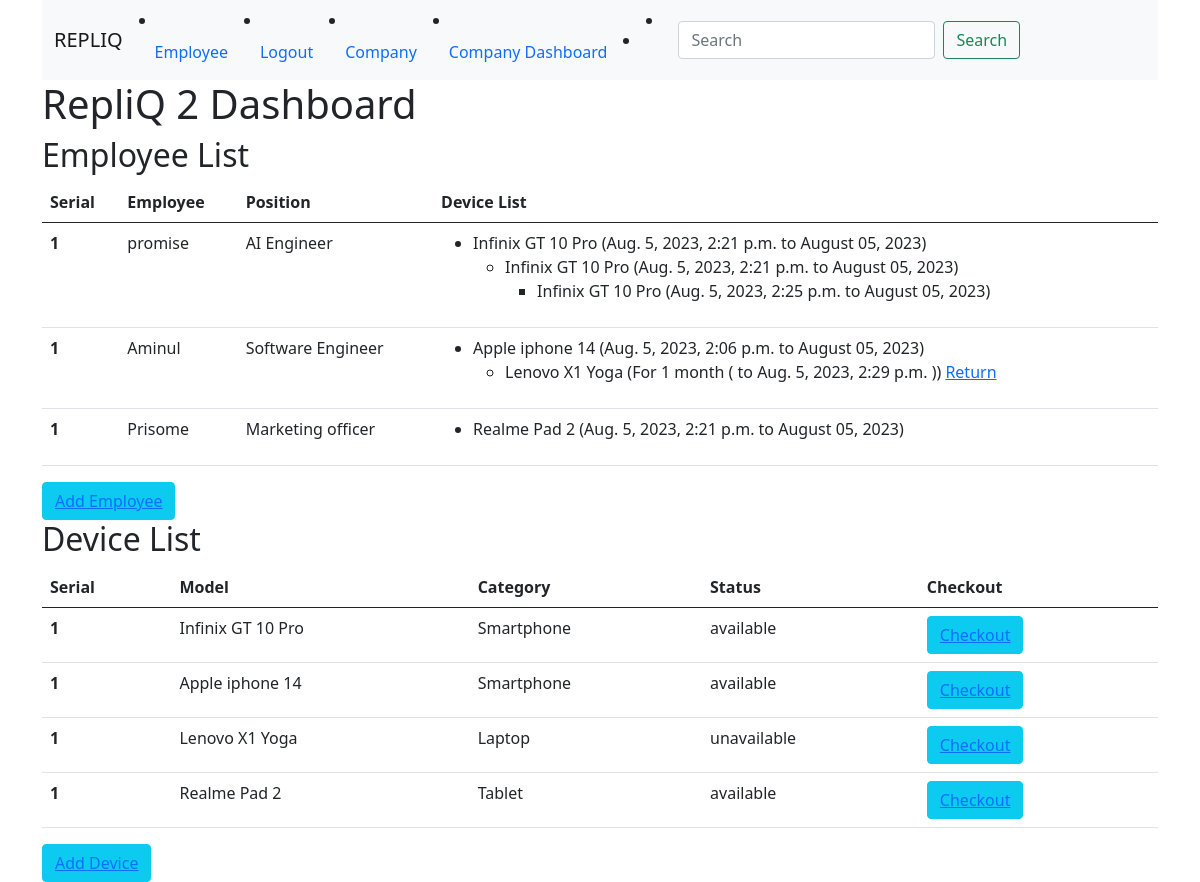
Screenshot of /company-dashboard/ (signed in) with the database file from the repository.
### Tracker/models.py (models this page shows, shortened)
class Company(models.Model):
    name = models.CharField(max_length=100)
    created_by = models.OneToOneField(User, on_delete=models.CASCADE)

class Employee(models.Model):
    name = models.CharField(max_length=50, blank=False, null=False)
    position = models.CharField(max_length=50, blank=True, null=True)
    company = models.ForeignKey(Company, on_delete=models.CASCADE)
    created = models.DateTimeField(auto_now_add=True)

class DeviceLog(models.Model):
    device = models.ForeignKey(Device, on_delete=models.CASCADE)
    employee = models.ForeignKey(Employee, on_delete=models.CASCADE)
    checkout_date = models.DateTimeField(auto_now=True)
    return_date = models.DateTimeField(null=True, blank=True)
    condition_on_checkout = models.CharField(max_length=100)
    condition_on_return = models.CharField(max_length=100, null=True, blank=True)

class Device(models.Model):
    STATUS = (
        ("available", "available",),
        ("unavailable", "unavailable",),
    )
    CATEGORY = (
        ("Laptop", "Laptop",),
        ("Tablet", "Tablet",),
        ("Smartphone", "Smartphone",),
    )
    model = models.CharField(max_length=100)
    category = models.CharField(choices=CATEGORY, max_length=50, default="Laptop")
    company = models.ForeignKey(Company, on_delete=models.CASCADE)
    status = models.CharField(choices=STATUS, max_length=50, default="available")
    created = models.DateTimeField(auto_now_add=True)

### Tracker/views.py (the view)
# urls.py: path("company-dashboard/", views.company_dashboard, name="company_dashboard"),
@login_required
def company_dashboard(request):
    user = request.user
    company = Company.objects.get(created_by=user)
    employees = company.employee_set.all()
    devices = company.device_set.all()
    employees_data = []
    for employee in employees:
        checked_out_devices = DeviceLog.objects.filter(employee=employee)
        employee_data = {
            'employee': employee,
            'checked_out_devices': checked_out_devices,
        }
        employees_data.append(employee_data)
    context = {
        'company': company,
        'employees': employees,
        'devices': devices,
        'employees_data': employees_data,
    }
    return render(request, 'tracker/company_dashboard.html', context)

### templates/tracker/company_dashboard.html (shortened to what this page needs)
{% extends 'base.html' %}
{% block body %}
<h1>{{ company.name }} {{company.id}} Dashboard</h1>
    <h2>Employee List</h2>
    <table class="table">
        <thead>
          <tr>
            <th scope="col">Serial</th>
            <th scope="col">Employee</th>
            <th scope="col">Position</th>
            <th scope="col">Device List</th>
          </tr>
        </thead>
        <tbody>
        {% for employee_data in employees_data %}
          <tr>
            <th scope="row">1</th>
            <td>{{employee_data.employee.name}}</td>
            <td>{{employee_data.employee.position}}</td>
            <td>
            {% for device_log in employee_data.checked_out_devices %}
            <ul>
                <li>{{ device_log.device.model }}
            {% if device_log.return_date %}
                        ({{device_log.checkout_date}} to {{ device_log.return_date|date:"F d, Y" }})
                    {% else %}
                    ({{device_log.condition_on_checkout}} ( to {{device_log.checkout_date}} ))
                    <a href="{% url 'Tracker:checkout_device_return' company_id=employee_data.employee.company.id device_id=device_log.device.id %}">Return</a></li>
                    </ul>
                    {% endif %}
            {% endfor %}</td>
          </tr>
        {% endfor %}
        </tbody>
      </table>
      <li class="btn btn-info"><a href="{% url 'Tracker:add_employee' company_id=company.id %}">Add Employee</a></li>
      <h2>Device List</h2>
    <table class="table">
        <thead>
          <tr>
            <th scope="col">Serial</th>
            <th scope="col">Model</th>
            <th scope="col">Category</th>
            <th scope="col">Status</th>
            <th scope="col">Checkout</th>
          </tr>
        </thead>
        <tbody>
        {% for device in devices %}
          <tr>
            <th scope="row">1</th>
            <td>{{device.model}}</td>
            <td>{{device.category}}</td>
            <td>{{device.status}}</td>
            <td><li class="btn btn-info"><a href="{% url 'Tracker:checkout_device' company_id=device.company_id device_id=device.id %}">Checkout</a></li></td>
          </tr>
          {% endfor %}
        </tbody>
      </table>
    <li class="btn btn-info"><a href="{% url 'Tracker:add_device' company_id=company.id %}">Add Device</a></li>
{% endblock %}

### rows the page displays
Company: name "RepliQ", id "2"
Employee: employee.name "promise", employee.position "AI Engineer"
DeviceLog: device.model "Infinix GT 10 Pro", checkout_date "Aug. 5, 2023, 2:21 p.m.", return_date "August 05, 2023"
DeviceLog: device.model "Infinix GT 10 Pro", checkout_date "Aug. 5, 2023, 2:21 p.m.", return_date "August 05, 2023"
DeviceLog: device.model "Infinix GT 10 Pro", checkout_date "Aug. 5, 2023, 2:25 p.m.", return_date "August 05, 2023"
Employee: employee.name "Aminul", employee.position "Software Engineer"
DeviceLog: device.model "Apple iphone 14", checkout_date "Aug. 5, 2023, 2:06 p.m.", return_date "August 05, 2023"
DeviceLog: device.model "Lenovo X1 Yoga", condition_on_checkout "For 1 month", checkout_date "Aug. 5, 2023, 2:29 p.m."
Employee: employee.name "Prisome", employee.position "Marketing officer"
DeviceLog: device.model "Realme Pad 2", checkout_date "Aug. 5, 2023, 2:21 p.m.", return_date "August 05, 2023"
Device: model "Infinix GT 10 Pro", category "Smartphone", status "available"
Device: model "Apple iphone 14", category "Smartphone", status "available"
Device: model "Lenovo X1 Yoga", category "Laptop", status "unavailable"
Device: model "Realme Pad 2", category "Tablet", status "available"
